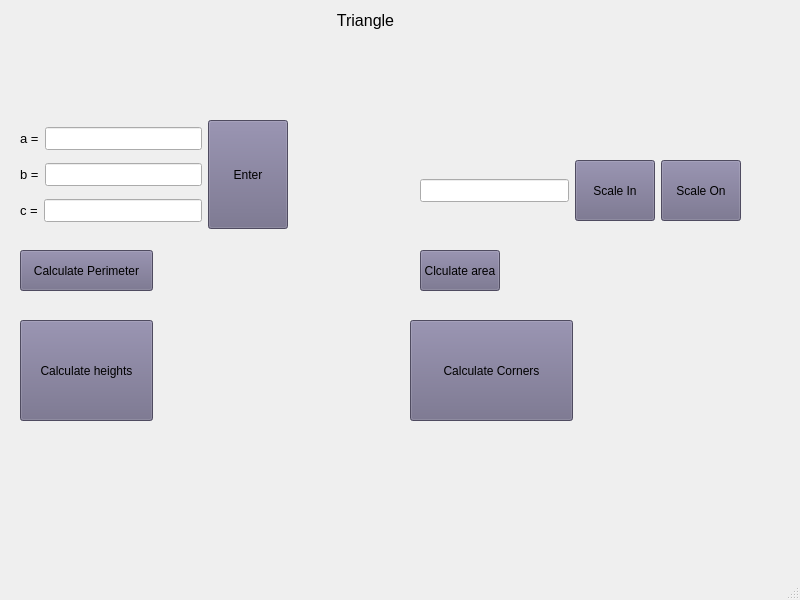
<?xml version="1.0" encoding="UTF-8"?>
<ui version="4.0">
 <class>MainWindow</class>
 <widget class="QMainWindow" name="MainWindow">
  <property name="geometry">
   <rect>
    <x>0</x>
    <y>0</y>
    <width>800</width>
    <height>600</height>
   </rect>
  </property>
  <property name="windowTitle">
   <string>MainWindow</string>
  </property>
  <property name="styleSheet">
   <string notr="true"/>
  </property>
  <widget class="QWidget" name="centralwidget">
   <widget class="QLabel" name="triangle">
    <property name="geometry">
     <rect>
      <x>230</x>
      <y>0</y>
      <width>271</width>
      <height>41</height>
     </rect>
    </property>
    <property name="font">
     <font>
      <pointsize>12</pointsize>
     </font>
    </property>
    <property name="text">
     <string>Triangle</string>
    </property>
    <property name="alignment">
     <set>Qt::AlignCenter</set>
    </property>
   </widget>
   <widget class="QWidget" name="layoutWidget">
    <property name="geometry">
     <rect>
      <x>150</x>
      <y>50</y>
      <width>421</width>
      <height>41</height>
     </rect>
    </property>
    <layout class="QHBoxLayout" name="outLayout">
     <item>
      <widget class="QLabel" name="aOut">
       <property name="font">
        <font>
         <pointsize>10</pointsize>
        </font>
       </property>
       <property name="text">
        <string/>
       </property>
      </widget>
     </item>
     <item>
      <widget class="QLabel" name="bOut">
       <property name="font">
        <font>
         <pointsize>10</pointsize>
        </font>
       </property>
       <property name="text">
        <string/>
       </property>
      </widget>
     </item>
     <item>
      <widget class="QLabel" name="cOut">
       <property name="font">
        <font>
         <pointsize>10</pointsize>
        </font>
       </property>
       <property name="text">
        <string/>
       </property>
      </widget>
     </item>
    </layout>
   </widget>
   <widget class="QWidget" name="layoutWidget">
    <property name="geometry">
     <rect>
      <x>420</x>
      <y>250</y>
      <width>321</width>
      <height>41</height>
     </rect>
    </property>
    <layout class="QHBoxLayout" name="horizontalLayout_4">
     <item>
      <widget class="QPushButton" name="calcArea">
       <property name="sizePolicy">
        <sizepolicy hsizetype="Fixed" vsizetype="Expanding">
         <horstretch>0</horstretch>
         <verstretch>20</verstretch>
        </sizepolicy>
       </property>
       <property name="styleSheet">
        <string notr="true">QPushButton{
	background-color: rgb(110, 105, 135);
}

QPushButton:pressed{
	background-color: qlineargradient(spread:pad, x1:1, y1:0, x2:0.709184, y2:1, stop:0 rgba(46, 0, 44, 255), stop:1 rgba(255, 255, 255, 255));
}</string>
       </property>
       <property name="text">
        <string>Clculate area</string>
       </property>
      </widget>
     </item>
     <item>
      <widget class="QLabel" name="sOut">
       <property name="font">
        <font>
         <pointsize>10</pointsize>
        </font>
       </property>
       <property name="text">
        <string/>
       </property>
      </widget>
     </item>
    </layout>
   </widget>
   <widget class="QWidget" name="layoutWidget">
    <property name="geometry">
     <rect>
      <x>20</x>
      <y>250</y>
      <width>271</width>
      <height>41</height>
     </rect>
    </property>
    <layout class="QHBoxLayout" name="horizontalLayout_5">
     <item>
      <widget class="QPushButton" name="calcP">
       <property name="sizePolicy">
        <sizepolicy hsizetype="Minimum" vsizetype="Expanding">
         <horstretch>0</horstretch>
         <verstretch>0</verstretch>
        </sizepolicy>
       </property>
       <property name="styleSheet">
        <string notr="true">QPushButton{
	background-color: rgb(110, 105, 135);
}

QPushButton:pressed{
	background-color: qlineargradient(spread:pad, x1:1, y1:0, x2:0.709184, y2:1, stop:0 rgba(46, 0, 44, 255), stop:1 rgba(255, 255, 255, 255));
}</string>
       </property>
       <property name="text">
        <string>Calculate Perimeter</string>
       </property>
      </widget>
     </item>
     <item>
      <widget class="QLabel" name="pOut">
       <property name="font">
        <font>
         <pointsize>10</pointsize>
        </font>
       </property>
       <property name="text">
        <string/>
       </property>
      </widget>
     </item>
    </layout>
   </widget>
   <widget class="QWidget" name="layoutWidget">
    <property name="geometry">
     <rect>
      <x>20</x>
      <y>320</y>
      <width>271</width>
      <height>101</height>
     </rect>
    </property>
    <layout class="QHBoxLayout" name="horizontalLayout_6">
     <item>
      <widget class="QPushButton" name="calcH">
       <property name="sizePolicy">
        <sizepolicy hsizetype="Minimum" vsizetype="Expanding">
         <horstretch>0</horstretch>
         <verstretch>0</verstretch>
        </sizepolicy>
       </property>
       <property name="styleSheet">
        <string notr="true">QPushButton{
	background-color: rgb(110, 105, 135);
}

QPushButton:pressed{
	background-color: qlineargradient(spread:pad, x1:1, y1:0, x2:0.709184, y2:1, stop:0 rgba(46, 0, 44, 255), stop:1 rgba(255, 255, 255, 255));
}</string>
       </property>
       <property name="text">
        <string>Calculate heights</string>
       </property>
      </widget>
     </item>
     <item>
      <layout class="QVBoxLayout" name="verticalLayout">
       <item>
        <widget class="QLabel" name="ha">
         <property name="font">
          <font>
           <pointsize>10</pointsize>
          </font>
         </property>
         <property name="text">
          <string/>
         </property>
        </widget>
       </item>
       <item>
        <widget class="QLabel" name="hb">
         <property name="font">
          <font>
           <pointsize>10</pointsize>
          </font>
         </property>
         <property name="text">
          <string/>
         </property>
        </widget>
       </item>
       <item>
        <widget class="QLabel" name="hc">
         <property name="font">
          <font>
           <pointsize>10</pointsize>
          </font>
         </property>
         <property name="text">
          <string/>
         </property>
        </widget>
       </item>
      </layout>
     </item>
    </layout>
   </widget>
   <widget class="QWidget" name="layoutWidget">
    <property name="geometry">
     <rect>
      <x>420</x>
      <y>160</y>
      <width>321</width>
      <height>61</height>
     </rect>
    </property>
    <layout class="QHBoxLayout" name="horizontalLayout_7">
     <item>
      <widget class="QLineEdit" name="scaleIn">
       <property name="font">
        <font>
         <pointsize>10</pointsize>
        </font>
       </property>
       <property name="inputMask">
        <string extracomment="Enter coef"/>
       </property>
       <property name="text">
        <string/>
       </property>
      </widget>
     </item>
     <item>
      <widget class="QPushButton" name="scaleButIn">
       <property name="sizePolicy">
        <sizepolicy hsizetype="Minimum" vsizetype="Expanding">
         <horstretch>0</horstretch>
         <verstretch>0</verstretch>
        </sizepolicy>
       </property>
       <property name="styleSheet">
        <string notr="true">QPushButton{
	background-color: rgb(110, 105, 135);
}

QPushButton:pressed{
	background-color: qlineargradient(spread:pad, x1:1, y1:0, x2:0.709184, y2:1, stop:0 rgba(46, 0, 44, 255), stop:1 rgba(255, 255, 255, 255));
}</string>
       </property>
       <property name="text">
        <string>Scale In</string>
       </property>
      </widget>
     </item>
     <item>
      <widget class="QPushButton" name="scaleButOn">
       <property name="sizePolicy">
        <sizepolicy hsizetype="Minimum" vsizetype="Expanding">
         <horstretch>0</horstretch>
         <verstretch>0</verstretch>
        </sizepolicy>
       </property>
       <property name="styleSheet">
        <string notr="true">QPushButton{
	background-color: rgb(110, 105, 135);
}

QPushButton:pressed{
	background-color: qlineargradient(spread:pad, x1:1, y1:0, x2:0.709184, y2:1, stop:0 rgba(46, 0, 44, 255), stop:1 rgba(255, 255, 255, 255));
}</string>
       </property>
       <property name="text">
        <string>Scale On</string>
       </property>
      </widget>
     </item>
    </layout>
   </widget>
   <widget class="QWidget" name="layoutWidget">
    <property name="geometry">
     <rect>
      <x>410</x>
      <y>320</y>
      <width>331</width>
      <height>101</height>
     </rect>
    </property>
    <layout class="QHBoxLayout" name="horizontalLayout_8">
     <item>
      <widget class="QPushButton" name="calcCorners">
       <property name="sizePolicy">
        <sizepolicy hsizetype="Minimum" vsizetype="Expanding">
         <horstretch>0</horstretch>
         <verstretch>0</verstretch>
        </sizepolicy>
       </property>
       <property name="styleSheet">
        <string notr="true">QPushButton{
	background-color: rgb(110, 105, 135);
}

QPushButton:pressed{
	background-color: qlineargradient(spread:pad, x1:1, y1:0, x2:0.709184, y2:1, stop:0 rgba(46, 0, 44, 255), stop:1 rgba(255, 255, 255, 255));
}</string>
       </property>
       <property name="text">
        <string>Calculate Corners</string>
       </property>
      </widget>
     </item>
     <item>
      <layout class="QVBoxLayout" name="verticalLayout_2">
       <item>
        <widget class="QLabel" name="corA">
         <property name="font">
          <font>
           <pointsize>10</pointsize>
          </font>
         </property>
         <property name="text">
          <string/>
         </property>
        </widget>
       </item>
       <item>
        <widget class="QLabel" name="corB">
         <property name="font">
          <font>
           <pointsize>10</pointsize>
          </font>
         </property>
         <property name="text">
          <string/>
         </property>
        </widget>
       </item>
       <item>
        <widget class="QLabel" name="corC">
         <property name="font">
          <font>
           <pointsize>10</pointsize>
          </font>
         </property>
         <property name="text">
          <string/>
         </property>
        </widget>
       </item>
      </layout>
     </item>
    </layout>
   </widget>
   <widget class="QWidget" name="layoutWidget">
    <property name="geometry">
     <rect>
      <x>20</x>
      <y>120</y>
      <width>268</width>
      <height>109</height>
     </rect>
    </property>
    <layout class="QHBoxLayout" name="horizontalLayout_9">
     <item>
      <layout class="QVBoxLayout" name="inLayout">
       <item>
        <layout class="QHBoxLayout" name="horizontalLayout">
         <item>
          <widget class="QLabel" name="label">
           <property name="font">
            <font>
             <pointsize>10</pointsize>
            </font>
           </property>
           <property name="text">
            <string>a =</string>
           </property>
          </widget>
         </item>
         <item>
          <widget class="QLineEdit" name="aIn">
           <property name="font">
            <font>
             <pointsize>10</pointsize>
            </font>
           </property>
          </widget>
         </item>
        </layout>
       </item>
       <item>
        <layout class="QHBoxLayout" name="horizontalLayout_2">
         <item>
          <widget class="QLabel" name="label_2">
           <property name="font">
            <font>
             <pointsize>10</pointsize>
            </font>
           </property>
           <property name="text">
            <string>b =</string>
           </property>
          </widget>
         </item>
         <item>
          <widget class="QLineEdit" name="bIn">
           <property name="font">
            <font>
             <pointsize>10</pointsize>
            </font>
           </property>
          </widget>
         </item>
        </layout>
       </item>
       <item>
        <layout class="QHBoxLayout" name="horizontalLayout_3">
         <item>
          <widget class="QLabel" name="label_3">
           <property name="font">
            <font>
             <pointsize>10</pointsize>
            </font>
           </property>
           <property name="text">
            <string>c =</string>
           </property>
          </widget>
         </item>
         <item>
          <widget class="QLineEdit" name="cIn">
           <property name="font">
            <font>
             <pointsize>10</pointsize>
            </font>
           </property>
          </widget>
         </item>
        </layout>
       </item>
      </layout>
     </item>
     <item>
      <widget class="QPushButton" name="enterSites">
       <property name="sizePolicy">
        <sizepolicy hsizetype="Fixed" vsizetype="Expanding">
         <horstretch>0</horstretch>
         <verstretch>0</verstretch>
        </sizepolicy>
       </property>
       <property name="styleSheet">
        <string notr="true">QPushButton{
	background-color: rgb(110, 105, 135);
}

QPushButton:pressed{
	background-color: qlineargradient(spread:pad, x1:1, y1:0, x2:0.709184, y2:1, stop:0 rgba(46, 0, 44, 255), stop:1 rgba(255, 255, 255, 255));
}</string>
       </property>
       <property name="text">
        <string>Enter</string>
       </property>
      </widget>
     </item>
    </layout>
   </widget>
   <widget class="QWidget" name="layoutWidget">
    <property name="geometry">
     <rect>
      <x>650</x>
      <y>10</y>
      <width>133</width>
      <height>81</height>
     </rect>
    </property>
    <layout class="QVBoxLayout" name="verticalLayout_3">
     <item>
      <widget class="QLabel" name="cnt">
       <property name="font">
        <font>
         <family>Impact</family>
         <pointsize>12</pointsize>
         <weight>50</weight>
         <bold>false</bold>
        </font>
       </property>
       <property name="styleSheet">
        <string notr="true"/>
       </property>
       <property name="text">
        <string/>
       </property>
       <property name="alignment">
        <set>Qt::AlignCenter</set>
       </property>
      </widget>
     </item>
    </layout>
   </widget>
  </widget>
  <widget class="QMenuBar" name="menubar">
   <property name="geometry">
    <rect>
     <x>0</x>
     <y>0</y>
     <width>800</width>
     <height>25</height>
    </rect>
   </property>
  </widget>
  <widget class="QStatusBar" name="statusbar"/>
 </widget>
 <resources/>
 <connections/>
</ui>
